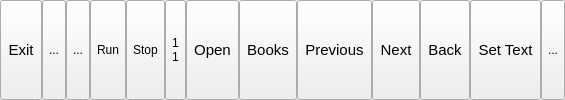
        <widget class="QFrame" name="f_ReaderFun">
         <property name="minimumSize">
          <size>
           <width>0</width>
           <height>42</height>
          </size>
         </property>
         <property name="maximumSize">
          <size>
           <width>16777215</width>
           <height>100</height>
          </size>
         </property>
         <property name="frameShape">
          <enum>QFrame::NoFrame</enum>
         </property>
         <property name="frameShadow">
          <enum>QFrame::Plain</enum>
         </property>
         <property name="lineWidth">
          <number>0</number>
         </property>
         <layout class="QVBoxLayout" name="verticalLayout_5">
          <property name="spacing">
           <number>0</number>
          </property>
          <property name="leftMargin">
           <number>0</number>
          </property>
          <property name="topMargin">
           <number>0</number>
          </property>
          <property name="rightMargin">
           <number>0</number>
          </property>
          <property name="bottomMargin">
           <number>0</number>
          </property>
          <item>
           <layout class="QHBoxLayout" name="horizontalLayout_3">
            <item>
             <widget class="QToolButton" name="btnBackReader">
              <property name="sizePolicy">
               <sizepolicy hsizetype="Preferred" vsizetype="Preferred">
                <horstretch>0</horstretch>
                <verstretch>0</verstretch>
               </sizepolicy>
              </property>
              <property name="minimumSize">
               <size>
                <width>0</width>
                <height>0</height>
               </size>
              </property>
              <property name="font">
               <font>
                <pointsize>11</pointsize>
               </font>
              </property>
              <property name="text">
               <string>Exit</string>
              </property>
              <property name="icon">
               <iconset resource="../res.qrc">
                <normaloff>:/res/exit_l.png</normaloff>:/res/exit_l.png</iconset>
              </property>
              <property name="iconSize">
               <size>
                <width>24</width>
                <height>24</height>
               </size>
              </property>
              <property name="toolButtonStyle">
               <enum>Qt::ToolButtonIconOnly</enum>
              </property>
             </widget>
            </item>
            <item>
             <widget class="QToolButton" name="btnCatalogue">
              <property name="sizePolicy">
               <sizepolicy hsizetype="Preferred" vsizetype="Preferred">
                <horstretch>0</horstretch>
                <verstretch>0</verstretch>
               </sizepolicy>
              </property>
              <property name="text">
               <string>...</string>
              </property>
              <property name="icon">
               <iconset resource="../res.qrc">
                <normaloff>:/res/list_l.png</normaloff>:/res/list_l.png</iconset>
              </property>
              <property name="iconSize">
               <size>
                <width>24</width>
                <height>24</height>
               </size>
              </property>
             </widget>
            </item>
            <item>
             <widget class="QToolButton" name="btnShowBookmark">
              <property name="sizePolicy">
               <sizepolicy hsizetype="Preferred" vsizetype="Preferred">
                <horstretch>0</horstretch>
                <verstretch>0</verstretch>
               </sizepolicy>
              </property>
              <property name="text">
               <string>...</string>
              </property>
              <property name="icon">
               <iconset resource="../res.qrc">
                <normaloff>:/res/bookmark_l.svg</normaloff>:/res/bookmark_l.svg</iconset>
              </property>
              <property name="iconSize">
               <size>
                <width>24</width>
                <height>24</height>
               </size>
              </property>
             </widget>
            </item>
            <item>
             <widget class="QToolButton" name="btnAutoRun">
              <property name="sizePolicy">
               <sizepolicy hsizetype="Preferred" vsizetype="Preferred">
                <horstretch>0</horstretch>
                <verstretch>0</verstretch>
               </sizepolicy>
              </property>
              <property name="text">
               <string>Run</string>
              </property>
              <property name="icon">
               <iconset resource="../res.qrc">
                <normaloff>:/res/run_l.svg</normaloff>:/res/run_l.svg</iconset>
              </property>
              <property name="iconSize">
               <size>
                <width>24</width>
                <height>24</height>
               </size>
              </property>
             </widget>
            </item>
            <item>
             <widget class="QToolButton" name="btnAutoStop">
              <property name="sizePolicy">
               <sizepolicy hsizetype="Preferred" vsizetype="Preferred">
                <horstretch>0</horstretch>
                <verstretch>0</verstretch>
               </sizepolicy>
              </property>
              <property name="text">
               <string>Stop</string>
              </property>
              <property name="icon">
               <iconset resource="../res.qrc">
                <normaloff>:/res/stop_l.svg</normaloff>:/res/stop_l.svg</iconset>
              </property>
              <property name="iconSize">
               <size>
                <width>24</width>
                <height>24</height>
               </size>
              </property>
              <property name="toolButtonStyle">
               <enum>Qt::ToolButtonIconOnly</enum>
              </property>
             </widget>
            </item>
            <item>
             <widget class="QToolButton" name="btnPages">
              <property name="sizePolicy">
               <sizepolicy hsizetype="Preferred" vsizetype="Preferred">
                <horstretch>0</horstretch>
                <verstretch>0</verstretch>
               </sizepolicy>
              </property>
              <property name="minimumSize">
               <size>
                <width>0</width>
                <height>0</height>
               </size>
              </property>
              <property name="text">
               <string>1
1</string>
              </property>
              <property name="icon">
               <iconset>
                <normaloff>:/src/lines.png</normaloff>:/src/lines.png</iconset>
              </property>
              <property name="iconSize">
               <size>
                <width>24</width>
                <height>24</height>
               </size>
              </property>
              <property name="toolButtonStyle">
               <enum>Qt::ToolButtonTextOnly</enum>
              </property>
             </widget>
            </item>
            <item>
             <widget class="QToolButton" name="btnOpen">
              <property name="sizePolicy">
               <sizepolicy hsizetype="Preferred" vsizetype="Preferred">
                <horstretch>0</horstretch>
                <verstretch>0</verstretch>
               </sizepolicy>
              </property>
              <property name="minimumSize">
               <size>
                <width>0</width>
                <height>0</height>
               </size>
              </property>
              <property name="font">
               <font>
                <pointsize>11</pointsize>
               </font>
              </property>
              <property name="text">
               <string>Open</string>
              </property>
              <property name="icon">
               <iconset resource="../res.qrc">
                <normaloff>:/res/open_l.png</normaloff>:/res/open_l.png</iconset>
              </property>
              <property name="iconSize">
               <size>
                <width>24</width>
                <height>24</height>
               </size>
              </property>
              <property name="toolButtonStyle">
               <enum>Qt::ToolButtonIconOnly</enum>
              </property>
             </widget>
            </item>
            <item>
             <widget class="QToolButton" name="btnReadList">
              <property name="sizePolicy">
               <sizepolicy hsizetype="Preferred" vsizetype="Preferred">
                <horstretch>0</horstretch>
                <verstretch>0</verstretch>
               </sizepolicy>
              </property>
              <property name="font">
               <font>
                <pointsize>11</pointsize>
               </font>
              </property>
              <property name="text">
               <string>Books</string>
              </property>
              <property name="icon">
               <iconset resource="../res.qrc">
                <normaloff>:/res/books_l.png</normaloff>:/res/books_l.png</iconset>
              </property>
              <property name="iconSize">
               <size>
                <width>24</width>
                <height>24</height>
               </size>
              </property>
              <property name="toolButtonStyle">
               <enum>Qt::ToolButtonIconOnly</enum>
              </property>
             </widget>
            </item>
            <item>
             <widget class="QToolButton" name="btnPageUp">
              <property name="sizePolicy">
               <sizepolicy hsizetype="Preferred" vsizetype="Preferred">
                <horstretch>0</horstretch>
                <verstretch>0</verstretch>
               </sizepolicy>
              </property>
              <property name="minimumSize">
               <size>
                <width>0</width>
                <height>0</height>
               </size>
              </property>
              <property name="font">
               <font>
                <pointsize>11</pointsize>
               </font>
              </property>
              <property name="text">
               <string>Previous</string>
              </property>
              <property name="icon">
               <iconset resource="../res.qrc">
                <normaloff>:/res/up.png</normaloff>:/res/up.png</iconset>
              </property>
              <property name="iconSize">
               <size>
                <width>24</width>
                <height>24</height>
               </size>
              </property>
              <property name="toolButtonStyle">
               <enum>Qt::ToolButtonIconOnly</enum>
              </property>
             </widget>
            </item>
            <item>
             <widget class="QToolButton" name="btnPageNext">
              <property name="sizePolicy">
               <sizepolicy hsizetype="Preferred" vsizetype="Preferred">
                <horstretch>0</horstretch>
                <verstretch>0</verstretch>
               </sizepolicy>
              </property>
              <property name="minimumSize">
               <size>
                <width>0</width>
                <height>0</height>
               </size>
              </property>
              <property name="font">
               <font>
                <pointsize>11</pointsize>
               </font>
              </property>
              <property name="text">
               <string>Next</string>
              </property>
              <property name="icon">
               <iconset resource="../res.qrc">
                <normaloff>:/res/down.png</normaloff>:/res/down.png</iconset>
              </property>
              <property name="iconSize">
               <size>
                <width>24</width>
                <height>24</height>
               </size>
              </property>
              <property name="toolButtonStyle">
               <enum>Qt::ToolButtonIconOnly</enum>
              </property>
             </widget>
            </item>
            <item>
             <widget class="QToolButton" name="btnBackDir">
              <property name="sizePolicy">
               <sizepolicy hsizetype="Preferred" vsizetype="Preferred">
                <horstretch>0</horstretch>
                <verstretch>0</verstretch>
               </sizepolicy>
              </property>
              <property name="font">
               <font>
                <pointsize>11</pointsize>
               </font>
              </property>
              <property name="text">
               <string>Back</string>
              </property>
              <property name="icon">
               <iconset resource="../res.qrc">
                <normaloff>:/res/return_l.png</normaloff>:/res/return_l.png</iconset>
              </property>
              <property name="iconSize">
               <size>
                <width>24</width>
                <height>24</height>
               </size>
              </property>
              <property name="toolButtonStyle">
               <enum>Qt::ToolButtonIconOnly</enum>
              </property>
             </widget>
            </item>
            <item>
             <widget class="QToolButton" name="btnSelText">
              <property name="sizePolicy">
               <sizepolicy hsizetype="Preferred" vsizetype="Preferred">
                <horstretch>0</horstretch>
                <verstretch>0</verstretch>
               </sizepolicy>
              </property>
              <property name="font">
               <font>
                <pointsize>11</pointsize>
               </font>
              </property>
              <property name="text">
               <string>Set Text</string>
              </property>
              <property name="icon">
               <iconset resource="../res.qrc">
                <normaloff>:/res/choice0.png</normaloff>:/res/choice0.png</iconset>
              </property>
              <property name="iconSize">
               <size>
                <width>24</width>
                <height>24</height>
               </size>
              </property>
              <property name="toolButtonStyle">
               <enum>Qt::ToolButtonIconOnly</enum>
              </property>
             </widget>
            </item>
            <item>
             <widget class="QToolButton" name="btnGoBack">
              <property name="sizePolicy">
               <sizepolicy hsizetype="Preferred" vsizetype="Preferred">
                <horstretch>0</horstretch>
                <verstretch>0</verstretch>
               </sizepolicy>
              </property>
              <property name="text">
               <string>...</string>
              </property>
              <property name="icon">
               <iconset resource="../res.qrc">
                <normaloff>:/res/return_l.png</normaloff>:/res/return_l.png</iconset>
              </property>
              <property name="iconSize">
               <size>
                <width>24</width>
                <height>24</height>
               </size>
              </property>
             </widget>
            </item>
           </layout>
          </item>
         </layout>
        </widget>
